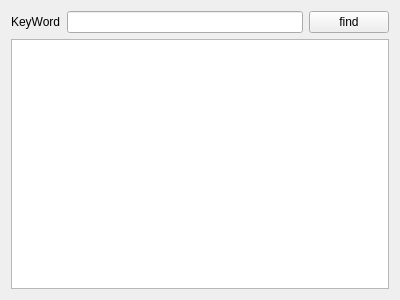
<?xml version="1.0" encoding="UTF-8"?>
<ui version="4.0">
 <class>TextFinder</class>
 <widget class="QWidget" name="TextFinder">
  <property name="geometry">
   <rect>
    <x>0</x>
    <y>0</y>
    <width>400</width>
    <height>300</height>
   </rect>
  </property>
  <property name="windowTitle">
   <string>TextFinder</string>
  </property>
  <layout class="QVBoxLayout" name="verticalLayout">
   <item>
    <layout class="QHBoxLayout" name="horizontalLayout">
     <property name="sizeConstraint">
      <enum>QLayout::SetDefaultConstraint</enum>
     </property>
     <item>
      <widget class="QLabel" name="label">
       <property name="text">
        <string>KeyWord</string>
       </property>
      </widget>
     </item>
     <item>
      <widget class="QLineEdit" name="lineEdit"/>
     </item>
     <item>
      <widget class="QPushButton" name="pushButton">
       <property name="enabled">
        <bool>true</bool>
       </property>
       <property name="text">
        <string>find</string>
       </property>
      </widget>
     </item>
    </layout>
   </item>
   <item>
    <widget class="QTextEdit" name="textEdit"/>
   </item>
  </layout>
 </widget>
 <layoutdefault spacing="6" margin="11"/>
 <resources/>
 <connections/>
</ui>
